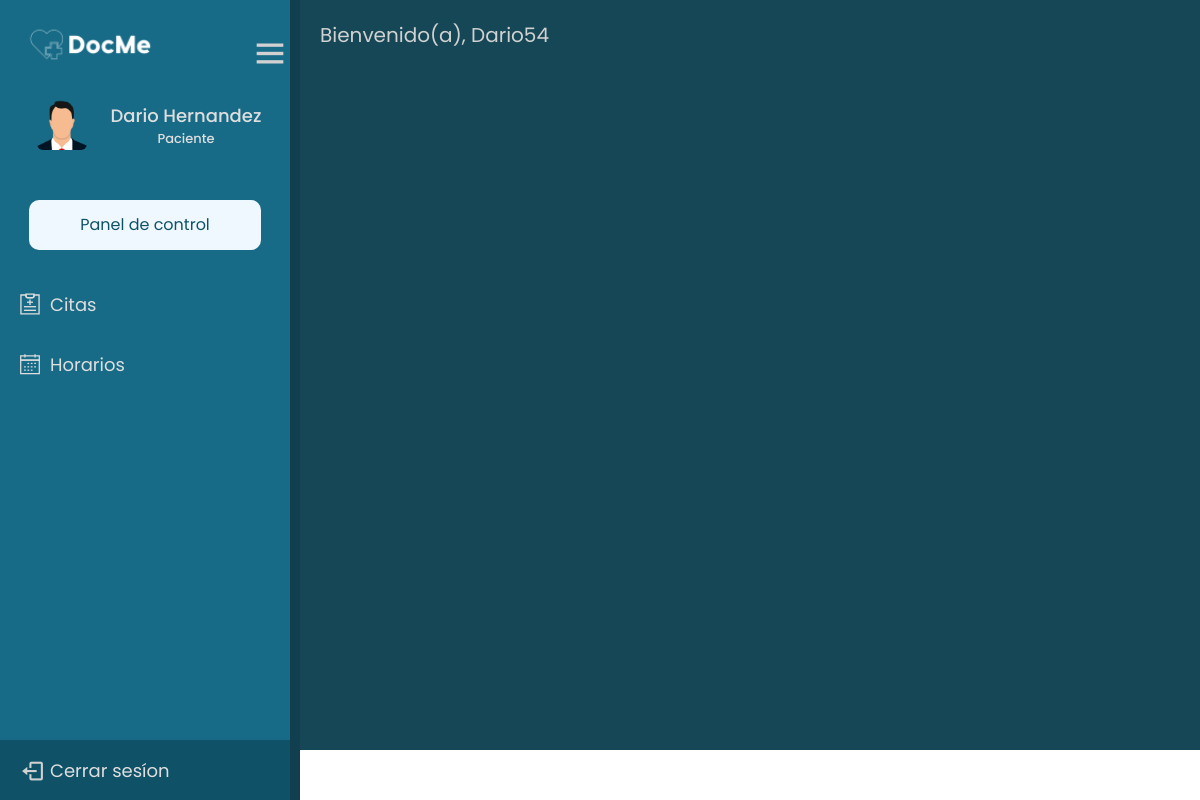
The app's page /frontend/paciente/dashboard.php (signed in) with its own data.
### tables this page shows
CREATE TABLE `usuarios` (
  `ID_Usu` int(11) NOT NULL,
  `Nombre` varchar(45) NOT NULL,
  `Apellido` varchar(45) NOT NULL,
  `Correo` varchar(30) NOT NULL,
  `Password` varchar(100) NOT NULL,
  `User_Name` varchar(30) NOT NULL,
  `FechaNac` date DEFAULT NULL,
  `Telefono` varchar(15) NOT NULL,
  `Identificacion` varchar(15) NOT NULL,
  `token_recovery_pass` varchar(45) DEFAULT NULL,
  `Estado` varchar(15) NOT NULL DEFAULT 'Activo',
  `ID_Rol` int(11) NOT NULL
);

CREATE TABLE `roles` (
  `ID_Rol` int(11) NOT NULL,
  `Rol` varchar(30) NOT NULL
);

### backend/getUserData.php (called while the page is built)
<?php
function getUserData($userId) {
    global $connect;
    $stmt = $connect->prepare('SELECT nombre, apellido, identificacion, correo, telefono, user_name, rol FROM usuarios, roles WHERE id_usu = :userId AND usuarios.id_rol = roles.id_rol');
    $stmt->bindParam(':userId', $userId);
    $stmt->execute();
    $result = $stmt->fetch();
    $userData = $result;
    return $userData;
}
?>

### frontend/paciente/dashboard.php (the view, shortened to what this page needs)
<?php
include '../../backend/dashboard.php';
include '../../backend/getUserData.php';
if(isset($_SESSION['id'])) {
    $userData = getUserData($_SESSION['id']);
    $name = $userData['nombre'];
    $last_name = $userData['apellido'];
    $user_name = $userData['user_name'];
?>
<head>
    <link href="https://cdn.jsdelivr.net/npm/bootstrap@5.3.2/dist/css/bootstrap.min.css" rel="stylesheet"
>
    <link href='https://unpkg.com/boxicons@2.1.4/css/boxicons.min.css' rel='stylesheet'>
    <link href="https://unpkg.com/vanilla-datatables@latest/dist/vanilla-dataTables.min.css" rel="stylesheet"
        type="text/css">
    <link rel="stylesheet" href="../../frontend/css/windows_admin.css">
    <link rel="stylesheet" href="../../frontend/css/dashboard.css">
</head>
<body>
    <div class="sidebar">
        <div class="logo-datails">
            <img src="../../img/logo_docme.png" alt="">
            <section class="home-section">
                <div class="home-content">
                    <i class='bx bx-menu'></i>
                </div>
            </section>
        </div>
        <div class="profile-details">
            <div class="profile-content">
                <img src="../../img/profile.png" alt="profile">
            </div>
            <div class="name-user">
                <div class="profile_name"><span><?php echo $name; ?></span> <span><?php echo $last_name; ?></span></div>
                <div class="rol"><?php echo $userData['rol']; ?></div>
            </div>
        </div>
        <ul class="nav-links">
            <a class="panel" href="#">
                <div>
                    <span>Panel de control</span>
                </div>
            </a>
            <li class="mt-4">
                <a href="#">
                    <span class="link_name">Citas</span>
                </a>
            </li>
            <li>
                <a href="#">
                    <span class="link_name">Horarios</span>
                </a>
            </li>
            <li class="mt-auto">
                <a href="?logout">
                    <i class='bx bx-log-out'></i>
                    <span class="link_name">Cerrar sesíon</span>
                </a>
            </li>
        </ul>
        <div class="content-area">
            <div class="greeting">
                <span class="fs-5">Bienvenido(a), <?php echo $user_name; ?></span>
            </div>
        </div>
    </div>
</body>
</html>
<?php }else{
header('Location: ../login.php');
}?>

### frontend/css/windows_admin.css (style rules this page uses)
* { margin: 0; padding: 0; box-sizing: border-box; font-family: 'Poppins', sans-serif; }
.sidebar { position: fixed; top: 0; left: 0; height: 100%; width: 300px; padding: 20px 0 0 0; background-color: #176B87; display: flex; flex-direction: column; justify-content: center; align-items: center; gap:20px; border-right: 10px solid rgba(15, 53, 65, .8); overflow-y: auto; overflow-x: hidden; z-index: 1; transition: all .4s ease; }
.sidebar .logo-datails { height: 60px; width: 100%; display: flex; align-items: center; justify-content: space-between; }
.sidebar .home-section { font-size:40px; width: auto; display: flex; align-items: center; cursor: pointer; }
.sidebar .home-section i { font-size:40px; width: 100%; }
.sidebar .logo-datails img { height: 50px; min-width: 78px; }
.sidebar .profile-details { display: flex; align-items: center; width: 90%; }
.sidebar .profile-details .profile-content { display: flex; align-items: center; }
.sidebar .profile-details img { height: 70px; width: 70px; object-fit: cover; border-radius: 16px; margin: 0 14px 0 12px; padding: 10px; }
.sidebar .profile-details .profile_name, .sidebar .profile-details .rol { color: #DEDEDE; font-size: 18px; font-weight: 500; width: 100%; text-align: center; }
.sidebar .profile-details .rol { font-size: 13px; text-align: center; }
.sidebar .panel { display: flex; text-decoration: none; justify-content: center; align-items: center; width: 80%; height: 50px; color:#0f5268; background-color: aliceblue; border-radius: 10px; cursor: pointer; transition: .3s ease-in-out; }
.sidebar .nav-links { height: 100%; width: 100%; padding: 20px 0 0 0; margin: 0; }
.sidebar .nav-links { display: flex; top:0; flex-direction: column; align-items:center; }
.sidebar .nav-links li { position: relative; list-style: none; transition: all 0.4s ease; height: 60px; cursor: pointer; width: 100%; }
.sidebar .nav-links li svg, i { color: #D1D1D1; font-size: 25px; height: 22px; width: 20px ; }
.sidebar .nav-links li:last-child { background: #0f5268; }
.sidebar .nav-links li a { text-decoration: none; height: 100%; width: 100%; display: flex; align-items: center; gap: 10px; padding-left: 20px; transition: all .4s ease; }
.sidebar .nav-links li a .link_name { font-size: 18px; font-weight: 400; color: #DEDEDE; }
.sidebar .content-area { position: fixed; top: 0; right: 0; height: calc(100% - 50px); width: calc(100% - 300px); background: #164757; transition: all .4s ease; overflow-y: auto; overflow-x: hidden; }
.content-area .greeting { color: #D1D1D1; padding: 20px 0 0 20px; }

### records on screen
usuarios: Nombre "Dario", Apellido "Hernandez", ID_Rol.Rol "Paciente", User_Name "Dario54"
